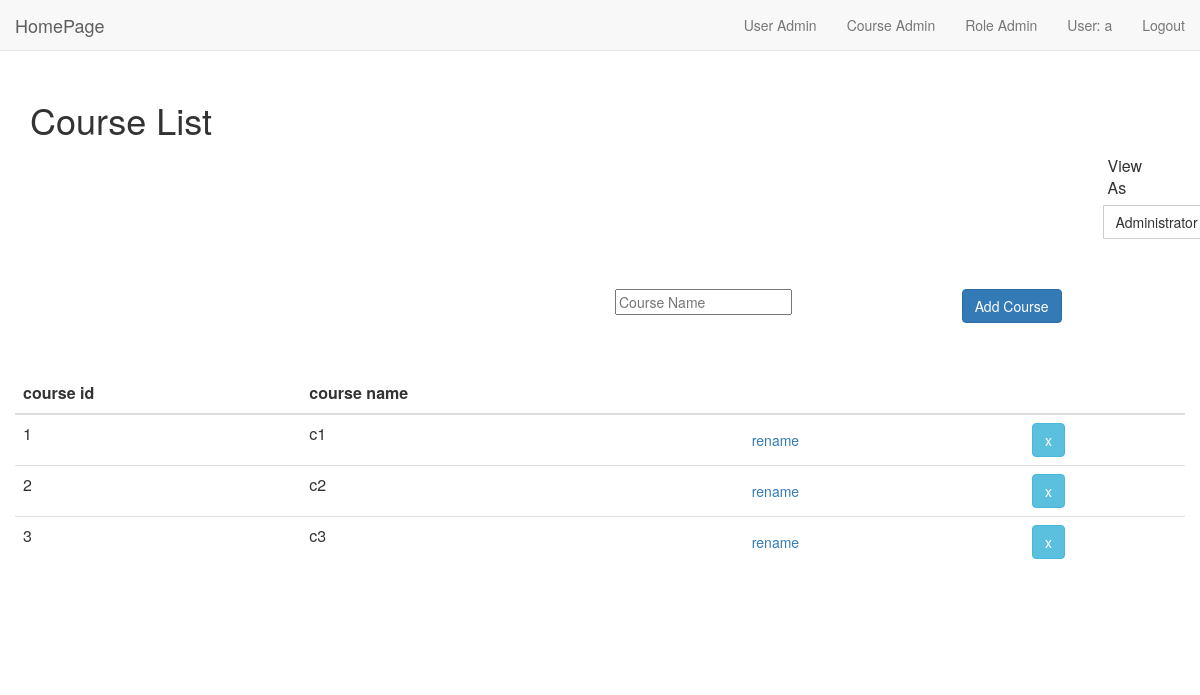
Before: /course_admin/ (signed in) with the older database file.
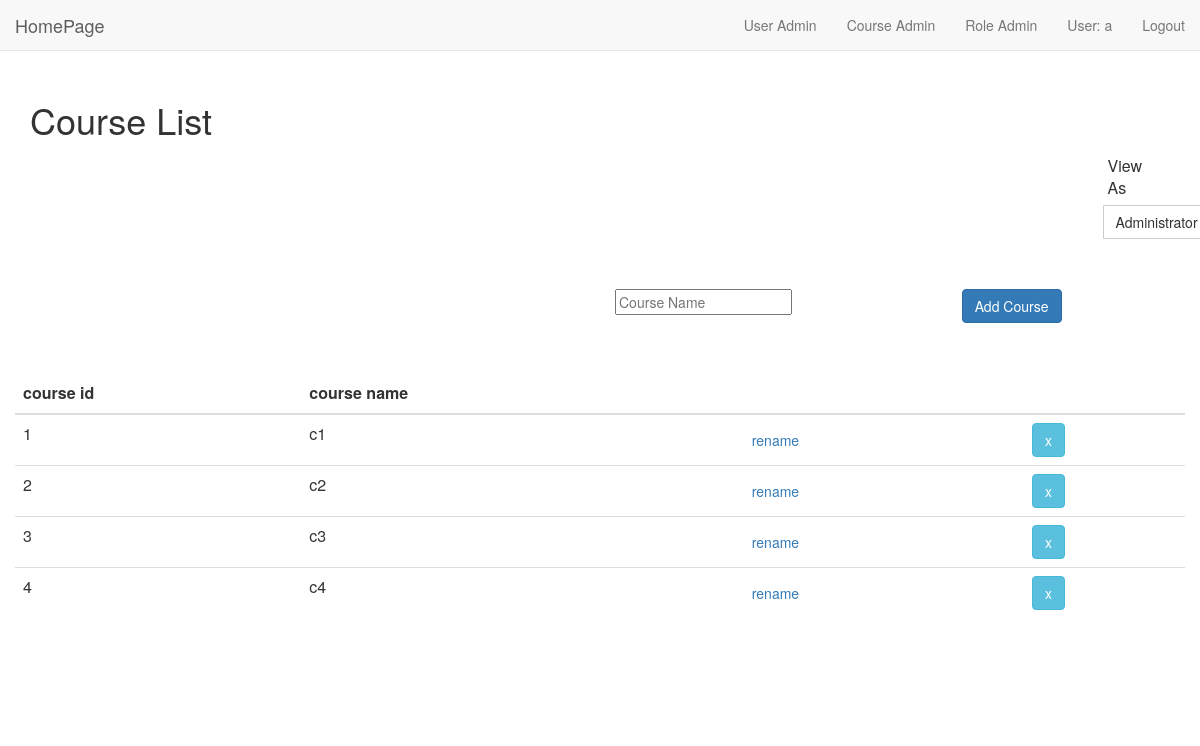
After: the same page with the newer database file.
### app.py (models this page shows, shortened)
class Course(db.Model):
	__tablename__ = 'Course'
	id = db.Column(db.Integer, primary_key=True)
	name = db.Column(db.String(255))

### app.py (the view, shortened to what this page needs)
@app.route('/course_admin/')
@app.route('/course_admin/<view>')
def course_admin(view=None):
	if not session.get('logged_in'):
		return 'You need to login first'
	course_list = []
	data = db.session.query(User).filter_by(username=session['logged_in']).first()
	u_id = data.id
	permission = data.is_superuser
	if not permission:
		view = 'User'
	if view in (None, 'Administrator'):
		view='Administrator'
		course_list = db.session.query(Course.id, Course.name).all()
		course_list = sorted(course_list, key=lambda course: course[0])
		print(course_list)
	print(course_list)
	print('view', view)
	return render_template('course_admin.html', course_list=course_list, view=view, permission=permission)

### app.py (called while the page is built)
@app.after_request
def add_header(r):
	r.headers["Cache-Control"] = "no-cache, no-store, must-revalidate"
	r.headers["Pragma"] = "no-cache"
	r.headers["Expires"] = "0"
	r.headers['Cache-Control'] = 'public, max-age=0'
	return r

### templates/course_admin.html (shortened to what this page needs)
<html>
<head>
    {% include "resource.html" %}
</head>
<body>
    {% include "nav.html" %}
    <div class="container"  style="margin-top:80px;">
        <h1>Course List</h1>
		<div class="row">
			<div class="col-lg-11"></div>
			{% if permission %}
				<div class="btn-group col-lg-1">
				  <div style="margin:5px;font-size:16px;">View As</div>
				  <button type="button" class="btn btn-default dropdown-toggle" data-toggle="dropdown" aria-haspopup="true" aria-expanded="false">
					{{view}}
				  </button>
				</div>
			{% else %}
				<div class="col-lg-1"></div>
			{% endif %}
		</div>
        <div class="row" style="margin:50px;">
                <div class="col-md-6 col-lg-6"></div>
                <div class="col-md-2 col-lg-4">
                    <input type="course_name" id="input_course_name" placeholder="Course Name">
                </div>
                <div class="col-md-2 col-lg-2">
                    <button type="button" class="add_course btn btn-primary">Add Course</button>
                </div>
        </div>
        <div class="row" style="margin-bottom:80px;">
            <div class="col-md-4"></div>
            <table class="table col-md-4">
                <thead>
                    <tr>
                        <th scope="row">course id</th>
                        <th>course name</th>
                        <th>
						</th>
						<th></th>
						<th></th>
                </thead>
                <tbody class="course_list">
                    {% for course in course_list %}
                    <tr class="course_list_record" data-cid="{{ course[0] }}">
                        <td>{{ course[0] }}</td>
                        <td>
							<span>{{ course[1] }}</span>
						</td>
						<td>
						</td>
						<td><button type="button" class="rename btn btn-link">rename</button></td>
                        <td><button type="button" class="delete btn btn-info">x</button></td>
                    </tr>
                    {% endfor %}
                </tbody>
            </table>
            <div class="col-md-4"></div>
        </div>
	</div>
</body>
</html>

### templates/resource.html (shortened to what this page needs)
    <link href="https://maxcdn.bootstrapcdn.com/bootstrap/3.3.7/css/bootstrap.min.css" rel="stylesheet">
	<link href="../static/css/table.css" rel="stylesheet">

### templates/nav.html (shortened to what this page needs)
	<nav class="navbar navbar-default navbar-custom navbar-fixed-top">
		<div class="container-fluid">
			<div class="navbar-header page-scroll">
				<a class="navbar-brand" href="/">HomePage</a>
			</div>
			<div class="collapse navbar-collapse" id="bs-example-navbar-collapse-1">
				<ul class="nav navbar-nav navbar-right">
					<li><a href="/user_admin">User Admin</a></li>
					<li><a href="/course_admin">Course Admin</a></li>
					<li><a href="/role_admin">Role Admin</a></li>
					{% if session['logged_in'] %}
						<li><a href="/user_info/{{session['logged_in']}}">User: {{ session['logged_in'] }}</a></li>
						<li><a href="/logout">Logout</a></li>
					{% endif %}
				</ul>
			</div>
		</div>
	</nav>

Changed rows visible on the page:
added Course: id "4", name "c4"
